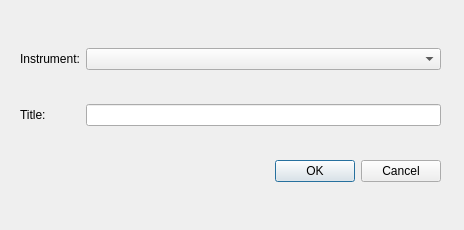
<?xml version="1.0" encoding="UTF-8"?>
<ui version="4.0">
 <class>NewTuneDialog</class>
 <widget class="QDialog" name="NewTuneDialog">
  <property name="geometry">
   <rect>
    <x>0</x>
    <y>0</y>
    <width>464</width>
    <height>230</height>
   </rect>
  </property>
  <property name="windowTitle">
   <string>Add new tune</string>
  </property>
  <widget class="QWidget" name="gridLayoutWidget">
   <property name="geometry">
    <rect>
     <x>20</x>
     <y>20</y>
     <width>421</width>
     <height>191</height>
    </rect>
   </property>
   <layout class="QGridLayout" name="gridLayout">
    <item row="0" column="0">
     <widget class="QLabel" name="instrumentsLabel">
      <property name="text">
       <string>Instrument:</string>
      </property>
      <property name="buddy">
       <cstring>instrumentsComboBox</cstring>
      </property>
     </widget>
    </item>
    <item row="0" column="1">
     <widget class="QComboBox" name="instrumentsComboBox">
      <property name="sizePolicy">
       <sizepolicy hsizetype="MinimumExpanding" vsizetype="Fixed">
        <horstretch>0</horstretch>
        <verstretch>0</verstretch>
       </sizepolicy>
      </property>
     </widget>
    </item>
    <item row="1" column="0">
     <widget class="QLabel" name="titleLabel">
      <property name="text">
       <string>Title:</string>
      </property>
      <property name="buddy">
       <cstring>titleLineEdit</cstring>
      </property>
     </widget>
    </item>
    <item row="1" column="1">
     <widget class="QLineEdit" name="titleLineEdit"/>
    </item>
    <item row="2" column="1">
     <widget class="QDialogButtonBox" name="buttonBox">
      <property name="orientation">
       <enum>Qt::Horizontal</enum>
      </property>
      <property name="standardButtons">
       <set>QDialogButtonBox::Cancel|QDialogButtonBox::Ok</set>
      </property>
     </widget>
    </item>
   </layout>
  </widget>
 </widget>
 <resources/>
 <connections>
  <connection>
   <sender>buttonBox</sender>
   <signal>accepted()</signal>
   <receiver>NewTuneDialog</receiver>
   <slot>accept()</slot>
   <hints>
    <hint type="sourcelabel">
     <x>239</x>
     <y>177</y>
    </hint>
    <hint type="destinationlabel">
     <x>157</x>
     <y>213</y>
    </hint>
   </hints>
  </connection>
  <connection>
   <sender>buttonBox</sender>
   <signal>rejected()</signal>
   <receiver>NewTuneDialog</receiver>
   <slot>reject()</slot>
   <hints>
    <hint type="sourcelabel">
     <x>307</x>
     <y>183</y>
    </hint>
    <hint type="destinationlabel">
     <x>286</x>
     <y>213</y>
    </hint>
   </hints>
  </connection>
 </connections>
</ui>
